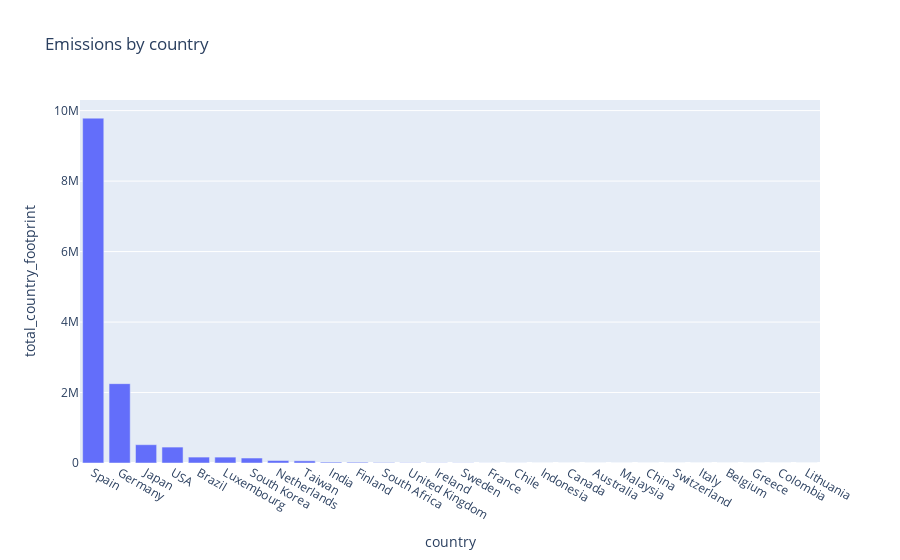

Notebook source saved alongside this figure:
### Code cell
# Create a plotly bar chart of the country distribution for companies in dataset
fig = px.bar(emissions_by_country, x="country", y="total_country_footprint", title="Emissions by country")
fig.show()

### Figure 1 — Plotly figure (JSON) as saved in the notebook; plotly's stock layout.template omitted (floating-point values rounded to 4 significant figures)
{"data": [{"hovertemplate": "country=%{x}<br>total_country_footprint=%{y}<extra></extra>", "legendgroup": "", "marker": {"color": "#636efa", "pattern": {"shape": ""}}, "name": "", "orientation": "v", "showlegend": false, "textposition": "auto", "type": "bar", "x": ["Spain", "Germany", "Japan", "USA", "Brazil", "Luxembourg", "South Korea", "Netherlands", "Taiwan", "India", "Finland", "South Africa", "United Kingdom", "Ireland", "Sweden", "France", "Chile", "Indonesia", "Canada", "Australia", "Malaysia", "China", "Switzerland", "Italy", "Belgium", "Greece", "Colombia", "Lithuania"], "xaxis": "x", "y": [9786000.0, 2251000.0, 519300.0, 451900.0, 167600.0, 167000.0, 141000.0, 70420.0, 61510.0, 24570.0, 21580.0, 12310.0, 6735.0, 5130.0, 4533.0, 1614.0, 1556.0, 721.0, 382.2, 238.5, 233.7, 142.5, 140.6, 19.4, 9.4, 0.7, 0.0, 0.0], "yaxis": "y"}], "layout": {"barmode": "relative", "legend": {"tracegroupgap": 0}, "title": {"text": "Emissions by country"}, "xaxis": {"anchor": "y", "domain": [0, 1], "title": {"text": "country"}}, "yaxis": {"anchor": "x", "domain": [0, 1], "title": {"text": "total_country_footprint"}}}}
